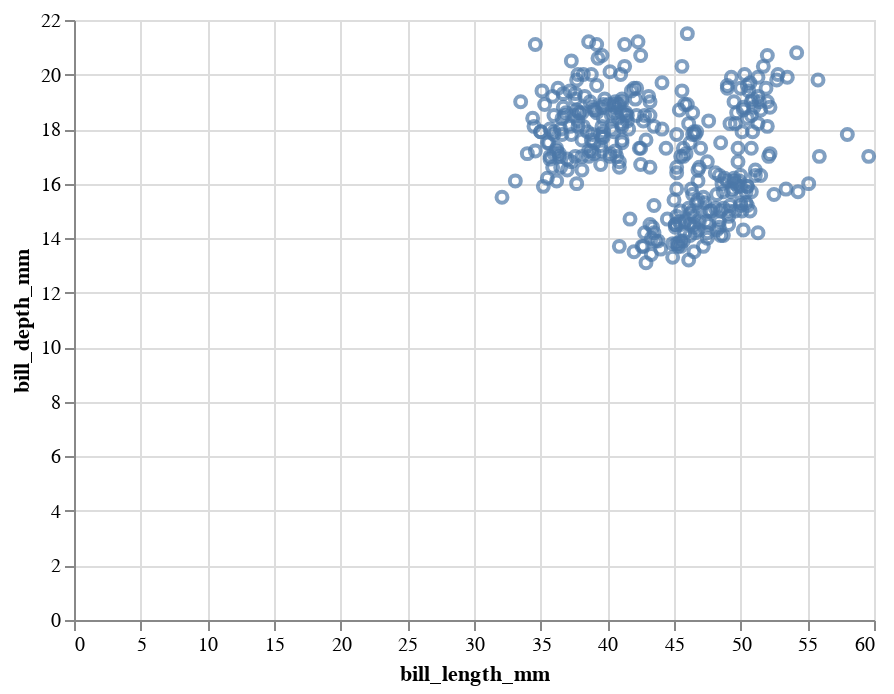

Notebook source saved alongside this figure:
### Code cell
alt.Chart(penguins_numericos_dt.to_pandas()).mark_point().encode(alt.X('bill_length_mm'),alt.Y('bill_depth_mm'))

### Figure 1 — Vega-Lite specification as saved in the notebook (floating-point values rounded to 4 significant figures; data arrays with more than 128 entries replaced by an {"elided": "..."} marker saying what was removed)
{"config": {"view": {"continuousWidth": 400, "continuousHeight": 300}}, "data": {"name": "data-e00b5f4cde0836f6b158e38dbae65c94"}, "mark": "point", "encoding": {"x": {"type": "quantitative", "field": "bill_length_mm"}, "y": {"type": "quantitative", "field": "bill_depth_mm"}}, "$schema": "https://vega.github.io/schema/vega-lite/v4.8.1.json", "datasets": {"data-e00b5f4cde0836f6b158e38dbae65c94": {"elided": "333 records"}}}
